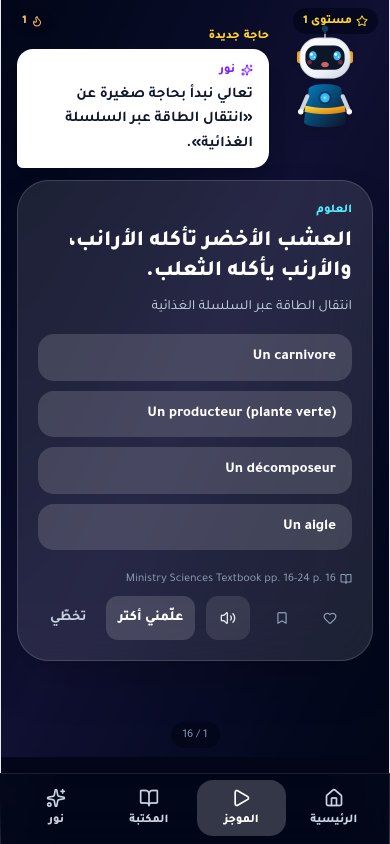
#> input picture artifacts/immersive-feed/feed-immersive-ar.png, 780 x 1688 px (shown at 1/2 size)
$ python -i convert.py   (imports and definitions only)
#> lines starting #> are read from the running program, lines starting #| are printed output that depends on the picture; after the words box and inside, x2 and y2 are one past the last pixel; in counts of white or black regions, pixels touching at a corner belong together
#> further down, picture is the input picture: PIL image 780x1688 RGB; mean R, G, B 56.2, 58.5, 80.2
"""Convert ministry PDFs into light, hostable books + real lesson structure."""
import fitz, io, os, re, json, unicodedata, warnings, sys
from PIL import Image, ImageChops
# [1 line not run here, left out]

WIDTH = 1100
QUALITY = 70
OUT = os.environ.get('AMINA_BOOKS_DIR', 'books')

# [6 lines left out: function clean, not called in this run]

def crop_white(im, tol=248):
#> called with tol = 248
    bg = Image.new('RGB', im.size, (255, 255, 255))
#> bg: PIL image 780x1688 RGB; every value is 255
    diff = ImageChops.difference(im, bg).convert('L').point(lambda p: 255 if p < tol else 0)
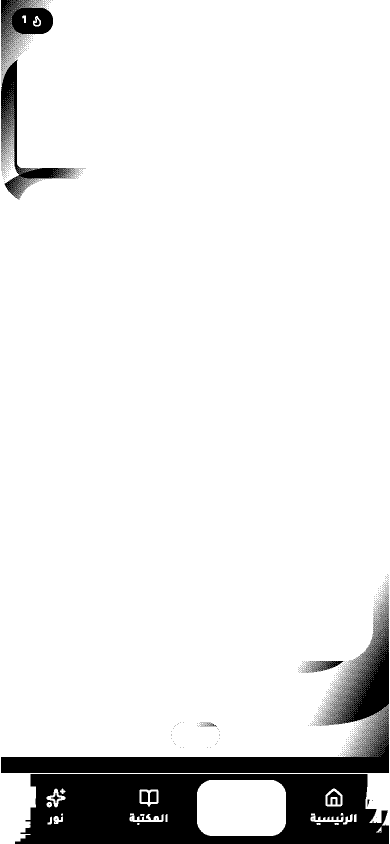
#> diff: PIL image 780x1688 L (shown at 1/2 size); 90.2% white; 1732 black regions (1719 under 20 px), largest, box (x1, y1, x2, y2) and area: (30, 1548, 778, 1688) 72686, (2, 1188, 778, 1546) 39410, (2, 120, 151, 399) 7248
    bbox = diff.getbbox()
#> bbox = (0, 0, 780, 1688)
    if not bbox:
        return im
    pad = 8
    l, t, r, b = bbox
#> l = 0; t = 0; r = 780; b = 1688
    l, t = max(0, l - pad), max(0, t - pad)
    r, b = min(im.width, r + pad), min(im.height, b + pad)
    return im.crop((l, t, r, b))

# [56 lines left out: functions render, extract_structure, convert, not called in this run]

# [5 lines not run here, left out]

>>> from PIL import Image
>>> picture = Image.open('../../artifacts/immersive-feed/feed-immersive-ar.png')
>>> result = crop_white(picture)
